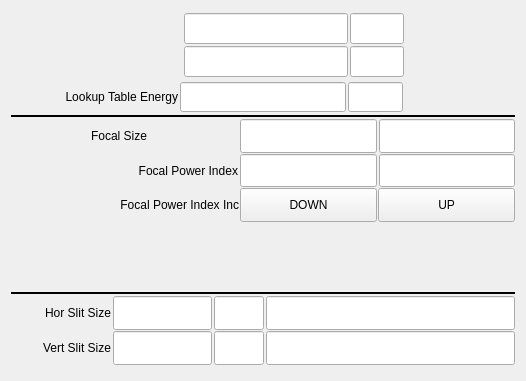
<?xml version="1.0" encoding="UTF-8"?>
<ui version="4.0">
 <class>Form</class>
 <widget class="QWidget" name="Form">
  <property name="geometry">
   <rect>
    <x>0</x>
    <y>0</y>
    <width>526</width>
    <height>381</height>
   </rect>
  </property>
  <property name="windowTitle">
   <string>Form</string>
  </property>
  <layout class="QVBoxLayout" name="verticalLayout_3">
   <item>
    <layout class="QVBoxLayout" name="verticalLayout" stretch="2,1,1,1,1,1,2,0,1,1">
     <property name="spacing">
      <number>1</number>
     </property>
     <property name="topMargin">
      <number>0</number>
     </property>
     <property name="bottomMargin">
      <number>5</number>
     </property>
     <item>
      <layout class="QHBoxLayout" name="horizontalLayout_3" stretch="4,1,10">
       <property name="spacing">
        <number>2</number>
       </property>
       <item>
        <widget class="caChoice" name="caChoice_0">
         <property name="channel" stdset="0">
          <string notr="true">$(P)$(CRL):EnergySelect</string>
         </property>
         <property name="foreground">
          <color>
           <red>0</red>
           <green>0</green>
           <blue>0</blue>
          </color>
         </property>
         <property name="background">
          <color>
           <red>115</red>
           <green>223</green>
           <blue>255</blue>
          </color>
         </property>
         <property name="colorMode">
          <enum>caChoice::Static</enum>
         </property>
         <property name="endBit">
          <number>1</number>
         </property>
        </widget>
       </item>
       <item>
        <layout class="QVBoxLayout" name="verticalLayout_2">
         <property name="margin">
          <number>5</number>
         </property>
         <item>
          <widget class="caGraphics" name="caRectangle_1">
           <property name="foreground">
            <color>
             <red>0</red>
             <green>216</green>
             <blue>0</blue>
            </color>
           </property>
           <property name="linestyle" stdset="0">
            <enum>caGraphics::Solid</enum>
           </property>
           <property name="fillstyle" stdset="0">
            <enum>caGraphics::Filled</enum>
           </property>
           <property name="lineColor">
            <color>
             <red>0</red>
             <green>216</green>
             <blue>0</blue>
            </color>
           </property>
           <property name="visibility">
            <enum>caGraphics::IfZero</enum>
           </property>
           <property name="channel" stdset="0">
            <string notr="true">$(P)$(CRL):EnergySelect</string>
           </property>
           <property name="form">
            <enum>caGraphics::Rectangle</enum>
           </property>
          </widget>
         </item>
         <item>
          <widget class="caGraphics" name="caRectangle_2">
           <property name="foreground">
            <color>
             <red>0</red>
             <green>216</green>
             <blue>0</blue>
            </color>
           </property>
           <property name="linestyle" stdset="0">
            <enum>caGraphics::Solid</enum>
           </property>
           <property name="fillstyle" stdset="0">
            <enum>caGraphics::Filled</enum>
           </property>
           <property name="lineColor">
            <color>
             <red>0</red>
             <green>216</green>
             <blue>0</blue>
            </color>
           </property>
           <property name="visibility">
            <enum>caGraphics::IfNotZero</enum>
           </property>
           <property name="channel" stdset="0">
            <string notr="true">$(P)$(CRL):EnergySelect</string>
           </property>
           <property name="form">
            <enum>caGraphics::Rectangle</enum>
           </property>
          </widget>
         </item>
        </layout>
       </item>
       <item>
        <layout class="QGridLayout" name="gridLayout_3" columnstretch="3,1,2" rowminimumheight="1,1">
         <property name="margin">
          <number>2</number>
         </property>
         <property name="spacing">
          <number>2</number>
         </property>
         <item row="1" column="0">
          <widget class="caTextEntry" name="catextentry_17">
           <property name="sizePolicy">
            <sizepolicy hsizetype="Expanding" vsizetype="Expanding">
             <horstretch>0</horstretch>
             <verstretch>0</verstretch>
            </sizepolicy>
           </property>
           <property name="alignment">
            <set>Qt::AlignRight|Qt::AlignTrailing|Qt::AlignVCenter</set>
           </property>
           <property name="channel" stdset="0">
            <string notr="true">$(P)$(CRL):EnergyLocal</string>
           </property>
           <property name="background">
            <color>
             <red>115</red>
             <green>223</green>
             <blue>255</blue>
            </color>
           </property>
           <property name="colorMode">
            <enum>caLineEdit::Static</enum>
           </property>
           <property name="precision">
            <number>3</number>
           </property>
          </widget>
         </item>
         <item row="1" column="1">
          <widget class="caLineEdit" name="caLineEdit_19">
           <property name="sizePolicy">
            <sizepolicy hsizetype="Expanding" vsizetype="Expanding">
             <horstretch>0</horstretch>
             <verstretch>0</verstretch>
            </sizepolicy>
           </property>
           <property name="font">
            <font>
             <pointsize>13</pointsize>
            </font>
           </property>
           <property name="text">
            <string/>
           </property>
           <property name="alignment">
            <set>Qt::AlignAbsolute|Qt::AlignLeading|Qt::AlignLeft|Qt::AlignVCenter</set>
           </property>
           <property name="channel" stdset="0">
            <string notr="true">$(P)$(CRL):EnergyLocal.EGU</string>
           </property>
           <property name="foreground">
            <color>
             <red>10</red>
             <green>0</green>
             <blue>184</blue>
            </color>
           </property>
           <property name="background">
            <color>
             <red>200</red>
             <green>200</green>
             <blue>200</blue>
            </color>
           </property>
           <property name="colorMode">
            <enum>caLineEdit::Static</enum>
           </property>
           <property name="fontScaleMode" stdset="0">
            <enum>caLineEdit::None</enum>
           </property>
          </widget>
         </item>
         <item row="0" column="1">
          <widget class="caLineEdit" name="caLineEdit_11">
           <property name="sizePolicy">
            <sizepolicy hsizetype="Expanding" vsizetype="Expanding">
             <horstretch>0</horstretch>
             <verstretch>0</verstretch>
            </sizepolicy>
           </property>
           <property name="font">
            <font>
             <pointsize>13</pointsize>
            </font>
           </property>
           <property name="text">
            <string/>
           </property>
           <property name="alignment">
            <set>Qt::AlignAbsolute|Qt::AlignLeading|Qt::AlignLeft|Qt::AlignVCenter</set>
           </property>
           <property name="channel" stdset="0">
            <string notr="true">$(P)$(CRL):EnergyBeamline.EGU</string>
           </property>
           <property name="foreground">
            <color>
             <red>10</red>
             <green>0</green>
             <blue>184</blue>
            </color>
           </property>
           <property name="background">
            <color>
             <red>200</red>
             <green>200</green>
             <blue>200</blue>
            </color>
           </property>
           <property name="colorMode">
            <enum>caLineEdit::Static</enum>
           </property>
           <property name="fontScaleMode" stdset="0">
            <enum>caLineEdit::None</enum>
           </property>
          </widget>
         </item>
         <item row="0" column="0">
          <widget class="caLineEdit" name="caLineEdit_16">
           <property name="sizePolicy">
            <sizepolicy hsizetype="Expanding" vsizetype="Expanding">
             <horstretch>0</horstretch>
             <verstretch>0</verstretch>
            </sizepolicy>
           </property>
           <property name="font">
            <font>
             <pointsize>13</pointsize>
            </font>
           </property>
           <property name="text">
            <string/>
           </property>
           <property name="alignment">
            <set>Qt::AlignRight|Qt::AlignTrailing|Qt::AlignVCenter</set>
           </property>
           <property name="channel" stdset="0">
            <string notr="true">$(P)$(CRL):EnergyBeamline</string>
           </property>
           <property name="foreground">
            <color>
             <red>10</red>
             <green>0</green>
             <blue>184</blue>
            </color>
           </property>
           <property name="background">
            <color>
             <red>200</red>
             <green>200</green>
             <blue>200</blue>
            </color>
           </property>
           <property name="colorMode">
            <enum>caLineEdit::Static</enum>
           </property>
           <property name="precision">
            <number>3</number>
           </property>
           <property name="fontScaleMode" stdset="0">
            <enum>caLineEdit::None</enum>
           </property>
          </widget>
         </item>
         <item row="0" column="2">
          <spacer name="horizontalSpacer_8">
           <property name="orientation">
            <enum>Qt::Horizontal</enum>
           </property>
           <property name="sizeHint" stdset="0">
            <size>
             <width>40</width>
             <height>20</height>
            </size>
           </property>
          </spacer>
         </item>
        </layout>
       </item>
      </layout>
     </item>
     <item>
      <layout class="QHBoxLayout" name="horizontalLayout_2" stretch="1,5,6,2,4">
       <property name="spacing">
        <number>2</number>
       </property>
       <property name="margin">
        <number>2</number>
       </property>
       <item>
        <spacer name="horizontalSpacer_7">
         <property name="orientation">
          <enum>Qt::Horizontal</enum>
         </property>
         <property name="sizeHint" stdset="0">
          <size>
           <width>40</width>
           <height>20</height>
          </size>
         </property>
        </spacer>
       </item>
       <item>
        <widget class="caLabel" name="calabel_19">
         <property name="text">
          <string>Lookup Table Energy</string>
         </property>
         <property name="alignment">
          <set>Qt::AlignRight|Qt::AlignTrailing|Qt::AlignVCenter</set>
         </property>
         <property name="fontScaleMode">
          <enum>ESimpleLabel::WidthAndHeight</enum>
         </property>
        </widget>
       </item>
       <item>
        <widget class="caLineEdit" name="caLineEdit_13">
         <property name="sizePolicy">
          <sizepolicy hsizetype="Expanding" vsizetype="Expanding">
           <horstretch>0</horstretch>
           <verstretch>0</verstretch>
          </sizepolicy>
         </property>
         <property name="font">
          <font>
           <pointsize>13</pointsize>
          </font>
         </property>
         <property name="text">
          <string/>
         </property>
         <property name="alignment">
          <set>Qt::AlignRight|Qt::AlignTrailing|Qt::AlignVCenter</set>
         </property>
         <property name="channel" stdset="0">
          <string notr="true">$(P)$(CRL):energy_RBV</string>
         </property>
         <property name="foreground">
          <color>
           <red>10</red>
           <green>0</green>
           <blue>184</blue>
          </color>
         </property>
         <property name="background">
          <color>
           <red>200</red>
           <green>200</green>
           <blue>200</blue>
          </color>
         </property>
         <property name="colorMode">
          <enum>caLineEdit::Static</enum>
         </property>
         <property name="precision">
          <number>3</number>
         </property>
         <property name="fontScaleMode" stdset="0">
          <enum>caLineEdit::None</enum>
         </property>
        </widget>
       </item>
       <item>
        <widget class="caLineEdit" name="caLineEdit_10">
         <property name="sizePolicy">
          <sizepolicy hsizetype="Expanding" vsizetype="Expanding">
           <horstretch>0</horstretch>
           <verstretch>0</verstretch>
          </sizepolicy>
         </property>
         <property name="font">
          <font>
           <pointsize>13</pointsize>
          </font>
         </property>
         <property name="text">
          <string/>
         </property>
         <property name="alignment">
          <set>Qt::AlignAbsolute|Qt::AlignLeading|Qt::AlignLeft|Qt::AlignVCenter</set>
         </property>
         <property name="channel" stdset="0">
          <string notr="true">$(P)$(CRL):energy.EGU</string>
         </property>
         <property name="foreground">
          <color>
           <red>10</red>
           <green>0</green>
           <blue>184</blue>
          </color>
         </property>
         <property name="background">
          <color>
           <red>200</red>
           <green>200</green>
           <blue>200</blue>
          </color>
         </property>
         <property name="colorMode">
          <enum>caLineEdit::Static</enum>
         </property>
         <property name="fontScaleMode" stdset="0">
          <enum>caLineEdit::None</enum>
         </property>
        </widget>
       </item>
       <item>
        <spacer name="horizontalSpacer_9">
         <property name="orientation">
          <enum>Qt::Horizontal</enum>
         </property>
         <property name="sizeHint" stdset="0">
          <size>
           <width>40</width>
           <height>20</height>
          </size>
         </property>
        </spacer>
       </item>
      </layout>
     </item>
     <item>
      <widget class="Line" name="line_2">
       <property name="frameShadow">
        <enum>QFrame::Plain</enum>
       </property>
       <property name="lineWidth">
        <number>2</number>
       </property>
       <property name="orientation">
        <enum>Qt::Horizontal</enum>
       </property>
      </widget>
     </item>
     <item>
      <layout class="QHBoxLayout" name="horizontalLayout_4" stretch="3,2,3,3">
       <property name="spacing">
        <number>2</number>
       </property>
       <property name="rightMargin">
        <number>0</number>
       </property>
       <item>
        <widget class="caLabel" name="calabel_21">
         <property name="text">
          <string>Focal Size</string>
         </property>
         <property name="alignment">
          <set>Qt::AlignRight|Qt::AlignTrailing|Qt::AlignVCenter</set>
         </property>
         <property name="fontScaleMode">
          <enum>ESimpleLabel::WidthAndHeight</enum>
         </property>
        </widget>
       </item>
       <item>
        <spacer name="horizontalSpacer_3">
         <property name="orientation">
          <enum>Qt::Horizontal</enum>
         </property>
         <property name="sizeType">
          <enum>QSizePolicy::Preferred</enum>
         </property>
         <property name="sizeHint" stdset="0">
          <size>
           <width>40</width>
           <height>20</height>
          </size>
         </property>
        </spacer>
       </item>
       <item>
        <widget class="caTextEntry" name="catextentry_15">
         <property name="sizePolicy">
          <sizepolicy hsizetype="Preferred" vsizetype="Expanding">
           <horstretch>0</horstretch>
           <verstretch>0</verstretch>
          </sizepolicy>
         </property>
         <property name="alignment">
          <set>Qt::AlignRight|Qt::AlignTrailing|Qt::AlignVCenter</set>
         </property>
         <property name="channel" stdset="0">
          <string notr="true">$(P)$(CRL):focalSize</string>
         </property>
         <property name="background">
          <color>
           <red>115</red>
           <green>223</green>
           <blue>255</blue>
          </color>
         </property>
         <property name="colorMode">
          <enum>caLineEdit::Static</enum>
         </property>
         <property name="precision">
          <number>3</number>
         </property>
         <property name="precisionMode">
          <enum>caLineEdit::User</enum>
         </property>
         <property name="formatType">
          <enum>caLineEdit::compact</enum>
         </property>
        </widget>
       </item>
       <item>
        <widget class="caLineEdit" name="caLineEdit_15">
         <property name="sizePolicy">
          <sizepolicy hsizetype="Preferred" vsizetype="Expanding">
           <horstretch>0</horstretch>
           <verstretch>0</verstretch>
          </sizepolicy>
         </property>
         <property name="font">
          <font>
           <pointsize>13</pointsize>
          </font>
         </property>
         <property name="text">
          <string/>
         </property>
         <property name="alignment">
          <set>Qt::AlignRight|Qt::AlignTrailing|Qt::AlignVCenter</set>
         </property>
         <property name="channel" stdset="0">
          <string notr="true">$(P)$(CRL):fSize_actual</string>
         </property>
         <property name="foreground">
          <color>
           <red>10</red>
           <green>0</green>
           <blue>184</blue>
          </color>
         </property>
         <property name="background">
          <color>
           <red>200</red>
           <green>200</green>
           <blue>200</blue>
          </color>
         </property>
         <property name="colorMode">
          <enum>caLineEdit::Static</enum>
         </property>
         <property name="precision">
          <number>6</number>
         </property>
         <property name="precisionMode">
          <enum>caLineEdit::Channel</enum>
         </property>
         <property name="fontScaleMode" stdset="0">
          <enum>caLineEdit::None</enum>
         </property>
         <property name="formatType">
          <enum>caLineEdit::engr_notation</enum>
         </property>
        </widget>
       </item>
      </layout>
     </item>
     <item>
      <layout class="QHBoxLayout" name="horizontalLayout_5" stretch="5,3,3">
       <property name="spacing">
        <number>2</number>
       </property>
       <property name="rightMargin">
        <number>0</number>
       </property>
       <item>
        <widget class="caLabel" name="calabel_28">
         <property name="text">
          <string>Focal Power Index</string>
         </property>
         <property name="alignment">
          <set>Qt::AlignRight|Qt::AlignTrailing|Qt::AlignVCenter</set>
         </property>
         <property name="fontScaleMode">
          <enum>ESimpleLabel::WidthAndHeight</enum>
         </property>
        </widget>
       </item>
       <item>
        <widget class="caTextEntry" name="catextentry_16">
         <property name="sizePolicy">
          <sizepolicy hsizetype="Preferred" vsizetype="Expanding">
           <horstretch>0</horstretch>
           <verstretch>0</verstretch>
          </sizepolicy>
         </property>
         <property name="alignment">
          <set>Qt::AlignRight|Qt::AlignTrailing|Qt::AlignVCenter</set>
         </property>
         <property name="channel" stdset="0">
          <string notr="true">$(P)$(CRL):1:sortedIndex</string>
         </property>
         <property name="background">
          <color>
           <red>115</red>
           <green>223</green>
           <blue>255</blue>
          </color>
         </property>
         <property name="colorMode">
          <enum>caLineEdit::Static</enum>
         </property>
         <property name="precision">
          <number>0</number>
         </property>
         <property name="precisionMode">
          <enum>caLineEdit::User</enum>
         </property>
         <property name="formatType">
          <enum>caLineEdit::decimal</enum>
         </property>
        </widget>
       </item>
       <item>
        <widget class="caLineEdit" name="caLineEdit_18">
         <property name="sizePolicy">
          <sizepolicy hsizetype="Preferred" vsizetype="Expanding">
           <horstretch>0</horstretch>
           <verstretch>0</verstretch>
          </sizepolicy>
         </property>
         <property name="font">
          <font>
           <pointsize>13</pointsize>
          </font>
         </property>
         <property name="text">
          <string/>
         </property>
         <property name="alignment">
          <set>Qt::AlignRight|Qt::AlignTrailing|Qt::AlignVCenter</set>
         </property>
         <property name="channel" stdset="0">
          <string notr="true">$(P)$(CRL):1:sortedIndex_RBV</string>
         </property>
         <property name="foreground">
          <color>
           <red>10</red>
           <green>0</green>
           <blue>184</blue>
          </color>
         </property>
         <property name="background">
          <color>
           <red>200</red>
           <green>200</green>
           <blue>200</blue>
          </color>
         </property>
         <property name="colorMode">
          <enum>caLineEdit::Static</enum>
         </property>
         <property name="precision">
          <number>0</number>
         </property>
         <property name="precisionMode">
          <enum>caLineEdit::User</enum>
         </property>
         <property name="fontScaleMode" stdset="0">
          <enum>caLineEdit::None</enum>
         </property>
         <property name="formatType">
          <enum>caLineEdit::compact</enum>
         </property>
        </widget>
       </item>
      </layout>
     </item>
     <item>
      <layout class="QHBoxLayout" name="horizontalLayout_10" stretch="5,3,3">
       <property name="leftMargin">
        <number>0</number>
       </property>
       <property name="rightMargin">
        <number>0</number>
       </property>
       <item>
        <widget class="caLabel" name="calabel_29">
         <property name="text">
          <string>Focal Power Index Inc</string>
         </property>
         <property name="scaledContents">
          <bool>true</bool>
         </property>
         <property name="alignment">
          <set>Qt::AlignRight|Qt::AlignTrailing|Qt::AlignVCenter</set>
         </property>
         <property name="fontScaleMode">
          <enum>ESimpleLabel::WidthAndHeight</enum>
         </property>
        </widget>
       </item>
       <item>
        <widget class="caMessageButton" name="camessagebutton">
         <property name="sizePolicy">
          <sizepolicy hsizetype="Minimum" vsizetype="Expanding">
           <horstretch>0</horstretch>
           <verstretch>0</verstretch>
          </sizepolicy>
         </property>
         <property name="text">
          <string>DOWN</string>
         </property>
         <property name="channel" stdset="0">
          <string notr="true">$(P)$(CRL):1:fSize_twk_dn.PROC</string>
         </property>
         <property name="background">
          <color>
           <red>115</red>
           <green>223</green>
           <blue>255</blue>
          </color>
         </property>
         <property name="pressMessage">
          <string notr="true">1</string>
         </property>
        </widget>
       </item>
       <item>
        <widget class="caMessageButton" name="camessagebutton_2">
         <property name="sizePolicy">
          <sizepolicy hsizetype="Minimum" vsizetype="Expanding">
           <horstretch>0</horstretch>
           <verstretch>0</verstretch>
          </sizepolicy>
         </property>
         <property name="text">
          <string> UP </string>
         </property>
         <property name="channel" stdset="0">
          <string notr="true">$(P)$(CRL):1:fSize_twk_up.PROC</string>
         </property>
         <property name="background">
          <color>
           <red>115</red>
           <green>223</green>
           <blue>255</blue>
          </color>
         </property>
         <property name="pressMessage">
          <string notr="true">1</string>
         </property>
        </widget>
       </item>
      </layout>
     </item>
     <item>
      <layout class="QHBoxLayout" name="horizontalLayout_6" stretch="2,6,2">
       <property name="topMargin">
        <number>2</number>
       </property>
       <property name="bottomMargin">
        <number>2</number>
       </property>
       <item>
        <spacer name="horizontalSpacer_2">
         <property name="orientation">
          <enum>Qt::Horizontal</enum>
         </property>
         <property name="sizeHint" stdset="0">
          <size>
           <width>40</width>
           <height>20</height>
          </size>
         </property>
        </spacer>
       </item>
       <item>
        <widget class="caInclude" name="cainclude">
         <property name="macro">
          <string>P=$(P),CRL=$(CRL),M=01;P=$(P),CRL=$(CRL),M=02;P=$(P),CRL=$(CRL),M=03;P=$(P),CRL=$(CRL),M=04;P=$(P),CRL=$(CRL),M=05;P=$(P),CRL=$(CRL),M=06;P=$(P),CRL=$(CRL),M=07;P=$(P),CRL=$(CRL),M=08;P=$(P),CRL=$(CRL),M=09;P=$(P),CRL=$(CRL),M=10</string>
         </property>
         <property name="filename" stdset="0">
          <string notr="true">pydev_transfocator_lens_readback.ui</string>
         </property>
         <property name="stacking">
          <enum>caInclude::Column</enum>
         </property>
         <property name="numberOfItems" stdset="0">
          <number>10</number>
         </property>
         <property name="adjustSizeToContents" stdset="0">
          <bool>false</bool>
         </property>
         <property name="frameColor">
          <color alpha="0">
           <red>200</red>
           <green>200</green>
           <blue>200</blue>
          </color>
         </property>
        </widget>
       </item>
       <item>
        <spacer name="horizontalSpacer">
         <property name="orientation">
          <enum>Qt::Horizontal</enum>
         </property>
         <property name="sizeHint" stdset="0">
          <size>
           <width>40</width>
           <height>20</height>
          </size>
         </property>
        </spacer>
       </item>
      </layout>
     </item>
     <item>
      <widget class="Line" name="line">
       <property name="frameShadow">
        <enum>QFrame::Plain</enum>
       </property>
       <property name="lineWidth">
        <number>2</number>
       </property>
       <property name="orientation">
        <enum>Qt::Horizontal</enum>
       </property>
      </widget>
     </item>
     <item>
      <layout class="QHBoxLayout" name="horizontalLayout_8" stretch="2,2,1,5">
       <property name="spacing">
        <number>2</number>
       </property>
       <property name="rightMargin">
        <number>0</number>
       </property>
       <item>
        <widget class="caLabel" name="calabel_32">
         <property name="text">
          <string>Hor Slit Size</string>
         </property>
         <property name="alignment">
          <set>Qt::AlignRight|Qt::AlignTrailing|Qt::AlignVCenter</set>
         </property>
         <property name="fontScaleMode">
          <enum>ESimpleLabel::WidthAndHeight</enum>
         </property>
        </widget>
       </item>
       <item>
        <widget class="caLineEdit" name="caLineEdit_25">
         <property name="sizePolicy">
          <sizepolicy hsizetype="Preferred" vsizetype="Expanding">
           <horstretch>0</horstretch>
           <verstretch>0</verstretch>
          </sizepolicy>
         </property>
         <property name="font">
          <font>
           <pointsize>13</pointsize>
          </font>
         </property>
         <property name="text">
          <string/>
         </property>
         <property name="alignment">
          <set>Qt::AlignRight|Qt::AlignTrailing|Qt::AlignVCenter</set>
         </property>
         <property name="channel" stdset="0">
          <string notr="true">$(P)$(CRL):1:slitSize_H_RBV</string>
         </property>
         <property name="foreground">
          <color>
           <red>10</red>
           <green>0</green>
           <blue>184</blue>
          </color>
         </property>
         <property name="background">
          <color>
           <red>200</red>
           <green>200</green>
           <blue>200</blue>
          </color>
         </property>
         <property name="colorMode">
          <enum>caLineEdit::Static</enum>
         </property>
         <property name="precision">
          <number>6</number>
         </property>
         <property name="precisionMode">
          <enum>caLineEdit::Channel</enum>
         </property>
         <property name="fontScaleMode" stdset="0">
          <enum>caLineEdit::None</enum>
         </property>
         <property name="formatType">
          <enum>caLineEdit::decimal</enum>
         </property>
        </widget>
       </item>
       <item>
        <widget class="caLineEdit" name="caLineEdit_24">
         <property name="sizePolicy">
          <sizepolicy hsizetype="Preferred" vsizetype="Expanding">
           <horstretch>0</horstretch>
           <verstretch>0</verstretch>
          </sizepolicy>
         </property>
         <property name="font">
          <font>
           <pointsize>13</pointsize>
          </font>
         </property>
         <property name="text">
          <string/>
         </property>
         <property name="alignment">
          <set>Qt::AlignRight|Qt::AlignTrailing|Qt::AlignVCenter</set>
         </property>
         <property name="channel" stdset="0">
          <string notr="true">$(P)$(CRL):1:slitSize_H_RBV.EGU</string>
         </property>
         <property name="foreground">
          <color>
           <red>10</red>
           <green>0</green>
           <blue>184</blue>
          </color>
         </property>
         <property name="background">
          <color>
           <red>200</red>
           <green>200</green>
           <blue>200</blue>
          </color>
         </property>
         <property name="colorMode">
          <enum>caLineEdit::Static</enum>
         </property>
         <property name="precision">
          <number>0</number>
         </property>
         <property name="precisionMode">
          <enum>caLineEdit::User</enum>
         </property>
         <property name="fontScaleMode" stdset="0">
          <enum>caLineEdit::None</enum>
         </property>
         <property name="formatType">
          <enum>caLineEdit::decimal</enum>
         </property>
        </widget>
       </item>
       <item>
        <widget class="caLineEdit" name="caLineEdit_22">
         <property name="sizePolicy">
          <sizepolicy hsizetype="Preferred" vsizetype="Expanding">
           <horstretch>0</horstretch>
           <verstretch>0</verstretch>
          </sizepolicy>
         </property>
         <property name="font">
          <font>
           <pointsize>13</pointsize>
          </font>
         </property>
         <property name="text">
          <string/>
         </property>
         <property name="alignment">
          <set>Qt::AlignRight|Qt::AlignTrailing|Qt::AlignVCenter</set>
         </property>
         <property name="channel" stdset="0">
          <string notr="true">$(P)$(CRL):1:slitSize_H.DOL</string>
         </property>
         <property name="foreground">
          <color>
           <red>10</red>
           <green>0</green>
           <blue>184</blue>
          </color>
         </property>
         <property name="background">
          <color>
           <red>200</red>
           <green>200</green>
           <blue>200</blue>
          </color>
         </property>
         <property name="colorMode">
          <enum>caLineEdit::Static</enum>
         </property>
         <property name="precision">
          <number>0</number>
         </property>
         <property name="precisionMode">
          <enum>caLineEdit::User</enum>
         </property>
         <property name="fontScaleMode" stdset="0">
          <enum>caLineEdit::None</enum>
         </property>
         <property name="formatType">
          <enum>caLineEdit::decimal</enum>
         </property>
        </widget>
       </item>
      </layout>
     </item>
     <item>
      <layout class="QHBoxLayout" name="horizontalLayout_9" stretch="2,2,1,5">
       <property name="spacing">
        <number>2</number>
       </property>
       <property name="rightMargin">
        <number>0</number>
       </property>
       <item>
        <widget class="caLabel" name="calabel_33">
         <property name="text">
          <string>Vert Slit Size</string>
         </property>
         <property name="alignment">
          <set>Qt::AlignRight|Qt::AlignTrailing|Qt::AlignVCenter</set>
         </property>
         <property name="fontScaleMode">
          <enum>ESimpleLabel::WidthAndHeight</enum>
         </property>
        </widget>
       </item>
       <item>
        <widget class="caLineEdit" name="caLineEdit_27">
         <property name="sizePolicy">
          <sizepolicy hsizetype="Preferred" vsizetype="Expanding">
           <horstretch>0</horstretch>
           <verstretch>0</verstretch>
          </sizepolicy>
         </property>
         <property name="font">
          <font>
           <pointsize>13</pointsize>
          </font>
         </property>
         <property name="text">
          <string/>
         </property>
         <property name="alignment">
          <set>Qt::AlignRight|Qt::AlignTrailing|Qt::AlignVCenter</set>
         </property>
         <property name="channel" stdset="0">
          <string notr="true">$(P)$(CRL):1:slitSize_V_RBV</string>
         </property>
         <property name="foreground">
          <color>
           <red>10</red>
           <green>0</green>
           <blue>184</blue>
          </color>
         </property>
         <property name="background">
          <color>
           <red>200</red>
           <green>200</green>
           <blue>200</blue>
          </color>
         </property>
         <property name="colorMode">
          <enum>caLineEdit::Static</enum>
         </property>
         <property name="precision">
          <number>6</number>
         </property>
         <property name="precisionMode">
          <enum>caLineEdit::Channel</enum>
         </property>
         <property name="fontScaleMode" stdset="0">
          <enum>caLineEdit::None</enum>
         </property>
         <property name="formatType">
          <enum>caLineEdit::decimal</enum>
         </property>
        </widget>
       </item>
       <item>
        <widget class="caLineEdit" name="caLineEdit_26">
         <property name="sizePolicy">
          <sizepolicy hsizetype="Preferred" vsizetype="Expanding">
           <horstretch>0</horstretch>
           <verstretch>0</verstretch>
          </sizepolicy>
         </property>
         <property name="font">
          <font>
           <pointsize>13</pointsize>
          </font>
         </property>
         <property name="text">
          <string/>
         </property>
         <property name="alignment">
          <set>Qt::AlignRight|Qt::AlignTrailing|Qt::AlignVCenter</set>
         </property>
         <property name="channel" stdset="0">
          <string notr="true">$(P)$(CRL):1:slitSize_V_RBV.EGU</string>
         </property>
         <property name="foreground">
          <color>
           <red>10</red>
           <green>0</green>
           <blue>184</blue>
          </color>
         </property>
         <property name="background">
          <color>
           <red>200</red>
           <green>200</green>
           <blue>200</blue>
          </color>
         </property>
         <property name="colorMode">
          <enum>caLineEdit::Static</enum>
         </property>
         <property name="precision">
          <number>0</number>
         </property>
         <property name="precisionMode">
          <enum>caLineEdit::User</enum>
         </property>
         <property name="fontScaleMode" stdset="0">
          <enum>caLineEdit::None</enum>
         </property>
         <property name="formatType">
          <enum>caLineEdit::decimal</enum>
         </property>
        </widget>
       </item>
       <item>
        <widget class="caLineEdit" name="caLineEdit_23">
         <property name="sizePolicy">
          <sizepolicy hsizetype="Preferred" vsizetype="Expanding">
           <horstretch>0</horstretch>
           <verstretch>0</verstretch>
          </sizepolicy>
         </property>
         <property name="font">
          <font>
           <pointsize>13</pointsize>
          </font>
         </property>
         <property name="text">
          <string/>
         </property>
         <property name="alignment">
          <set>Qt::AlignRight|Qt::AlignTrailing|Qt::AlignVCenter</set>
         </property>
         <property name="channel" stdset="0">
          <string notr="true">$(P)$(CRL):1:slitSize_V.DOL</string>
         </property>
         <property name="foreground">
          <color>
           <red>10</red>
           <green>0</green>
           <blue>184</blue>
          </color>
         </property>
         <property name="background">
          <color>
           <red>200</red>
           <green>200</green>
           <blue>200</blue>
          </color>
         </property>
         <property name="colorMode">
          <enum>caLineEdit::Static</enum>
         </property>
         <property name="precision">
          <number>0</number>
         </property>
         <property name="precisionMode">
          <enum>caLineEdit::User</enum>
         </property>
         <property name="fontScaleMode" stdset="0">
          <enum>caLineEdit::None</enum>
         </property>
         <property name="formatType">
          <enum>caLineEdit::decimal</enum>
         </property>
        </widget>
       </item>
      </layout>
     </item>
    </layout>
   </item>
  </layout>
 </widget>
 <customwidgets>
  <customwidget>
   <class>caChoice</class>
   <extends>QWidget</extends>
   <header>caChoice</header>
  </customwidget>
  <customwidget>
   <class>caTextEntry</class>
   <extends>caLineEdit</extends>
   <header>caTextEntry</header>
  </customwidget>
  <customwidget>
   <class>caMessageButton</class>
   <extends>QPushButton</extends>
   <header>caMessageButton</header>
  </customwidget>
  <customwidget>
   <class>caLabel</class>
   <extends>QLabel</extends>
   <header>caLabel</header>
  </customwidget>
  <customwidget>
   <class>caGraphics</class>
   <extends>QWidget</extends>
   <header>caGraphics</header>
  </customwidget>
  <customwidget>
   <class>caInclude</class>
   <extends>QWidget</extends>
   <header>caInclude</header>
  </customwidget>
  <customwidget>
   <class>caLineEdit</class>
   <extends>QLineEdit</extends>
   <header>caLineEdit</header>
  </customwidget>
 </customwidgets>
 <resources/>
 <connections/>
</ui>
